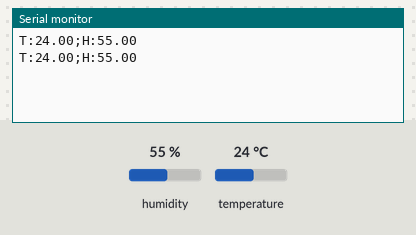
This sketch was run on a simulated Arduino Uno, built with avr-gcc and run on an emulated ATmega328P. Parts: the last lines printed to the serial monitor. Inputs (shaded band) come from the test bench; at power-on: temperature 24 °C, humidity 55 %.

Above: at 3.8 s.
3.9 s: temperature set to 30 °C
At 6.9 s:
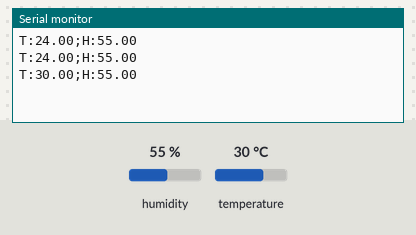
7.8 s: temperature set to 33 °C
At 15.3 s:
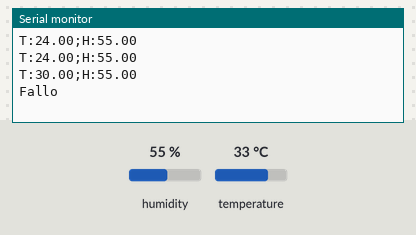

Measured:
- the behaviour switches between 31 and 32 °C on temperature (found by bisection; images 1 and 2)
- after the input at 3.9 s, the serial monitor: prints a new line after 2.1 s (image 1)
- after the input at 7.8 s, the serial monitor: prints a new line after 6.2 s (image 2)

The sketch:

Arduino_satelite.ino
```cpp
#include <DHT.h>   // Libreria para el sensor de temperatura y humedad
#include <SoftwareSerial.h>  // Permite comunicarse usando otros pines
#define DHTPIN 2    // Pin donde esta conectado el sensor
#define DHTTYPE DHT11   // Tipo de sensor utilizado


DHT dht(DHTPIN, DHTTYPE);
SoftwareSerial tierra(10, 11); // Comunicacion con tierra: RX, TX


unsigned long proximaLectura = 0;  // Momento de la siguiente lectura
unsigned long momentoAlarma = 0;  // Momento en que se activa la alarma
bool falloDetectado = false;  // Indica si hay un fallo


void setup() {
 Serial.begin(9600);    // Comunicacion con el ordenador del satelite
 tierra.begin(9600);  // Comunicacion con el Arduino de tierra
 dht.begin();    // Inicia el sensor
}


void loop() {
 if (millis() >= proximaLectura) {    // Leer temperatura y humedad cada 3 segundos
    proximaLectura = millis() + 3000;
    float h = dht.readHumidity();
    float t = dht.readTemperature();
    if (isnan(h) || (t>31) || isnan(t)) {  // Si falla la lectura o la temperatura supera los 31 grados
      if (!falloDetectado) {       // Iniciar la cuenta atras solo la primera vez que se detecta el fallo
        falloDetectado = true;
        momentoAlarma = millis() + 5000;
      }
    }

    else {
      falloDetectado = false;  // Si todo vuelve a ser correcto, cancelar la alarma
      Serial.print("T:");    // Mostrar los datos en el monitor serie del ordenador
      Serial.print(t);
      Serial.print(";H:");
      Serial.println(h);

      tierra.print("T:");   // Enviar los datos al Arduino de tierra
      tierra.print(t);
      tierra.print(";H:");
      tierra.println(h);
   }
 }
 if (falloDetectado && (millis() >= momentoAlarma)) {   // Si el fallo dura 5 segundos, enviar una alarma a tierra
   Serial.println("Fallo");
   tierra.println("ALARMA");
   momentoAlarma = millis() + 3000;   // repite la alarma cada 3 s mientras falle
 }
}
```
